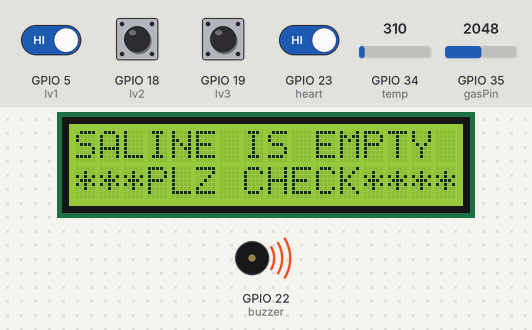
This sketch was run on a simulated ESP32. Shown: 16×2 character LCD, buzzer (waves = sounding, pin HIGH). The test bench sets the inputs (shaded band); at power-on: GPIO 5 (lv1), GPIO 18 (lv2), GPIO 19 (lv3), GPIO 23 (heart) HIGH, GPIO 34 (temp) = 310, GPIO 35 (gasPin) = 2048. WiFi joins after 1.5 s; servers stay silent unless stated; uploads are accepted with an empty reply; random numbers use the default seed unless the sketch sets one; what the sketch prints to the serial monitor is not drawn.

Above: at 5.6 s.
5.7 s: GPIO 23 (heart) driven LOW
At 13.0 s:
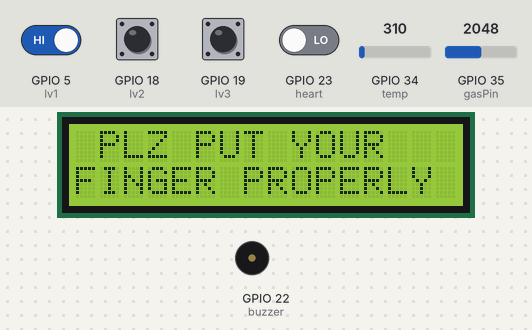
18.7 s: GPIO 34 (temp) set to 505
31.7 s: GPIO 34 (temp) set to 561
At 44.3 s:
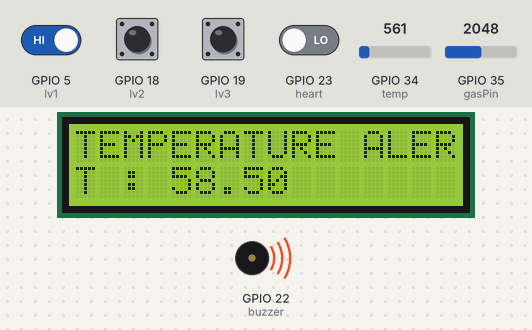
44.7 s: GPIO 23 (heart) driven HIGH
At 52.0 s:
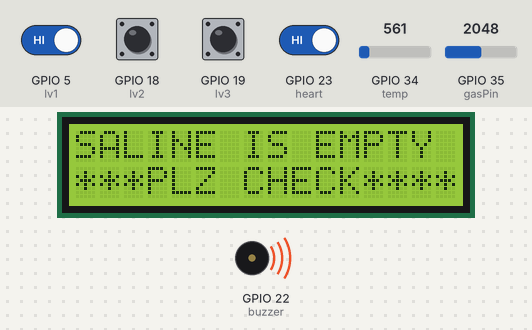
53.1 s: GPIO 5 (lv1) driven LOW
54.6 s: GPIO 34 (temp) set to 527
At 66.1 s:
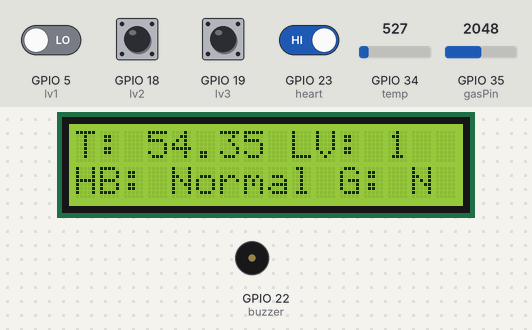
Timing chart, 0 to 67.6 s (numbered marks = the images above; inputs shaded):
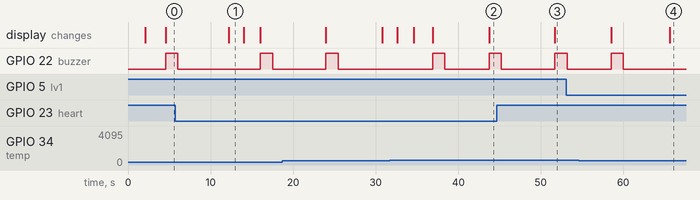

Measured:
- the behaviour switches between 532 and 533 on GPIO 34 (temp) (found by bisection; images 1 and 2)
- after the input at 5.7 s, the display: changes after 6.5 s (image 1)
- what the display in image 1 shows lasts 1.8 s, from 12.2 s to 14.0 s

The sketch:

health_monitoring_with_3_levels_gas_sensor_mtech.ino
```cpp
/*
 * heart patient monitoring system
 *  * hotspot name : project12
 * hotspot possword : project123456
 */

#include <WiFi.h>
#include <HTTPClient.h>
#include <LiquidCrystal.h>
#include <String.h>


LiquidCrystal lcd (15,2,0,4,16,17);

// WiFi parameters to be configured
const char* ssid = "project12"; // Hoofdlettergevoelig
const char* password = "project123456"; // Hoofdlettergevoelig

String a = "http://sms.scubedigi.com/api.php?username=Mydreamacd&password=Mydre@m123&to=9966153790&from=MYDREM&message=";
String msg = "\0";
String r = "http://projectsiot.xyz/IoTProjects/MonitorHealth/upload.php?a=";
String rs = "\0";
#define buzzer 22
#define temp 34
#define gasPin 35
#define heart 23
#define lv1 5
#define lv2 18
#define lv3 19

String hbvalue = "\0";
int gas = 0;
float temp1=0.0;
String G = "\0";
String lv = "\0";
String otp[11] = {"62","72","71","75","97","79","92","79","95","83","99"} ;
unsigned int no = 0;
unsigned hb = 0;
unsigned temp2 = 0;

int flag1 = 0;
int flag2 = 0;
int flag3 = 0;
int flag4 = 0;


void beep()
{
   digitalWrite(buzzer, HIGH);
   delay(1500);
    digitalWrite(buzzer, LOW);
    delay(100);
}
void showprojectname ()
{
  lcd.clear();
    lcd.setCursor(0,0);
    lcd.print("PATIENT HEALTH ");
    lcd.setCursor(0,1);
    lcd.print("MONITORING SYSTEM");
  delay(2000);
}

void setup() {
  // put your setup code here, to run once:
Serial.begin(9600);
  lcd.begin(16,2);

 pinMode(temp,INPUT);
pinMode(buzzer,OUTPUT);
 pinMode(lv1,INPUT);
 pinMode(lv2,INPUT);
 pinMode(lv3,INPUT);
 pinMode(heart,INPUT);
 pinMode(gasPin,INPUT);

showprojectname ();

lcd.clear();
lcd.setCursor(0,0);
        lcd.print("CONNECTING--TO");
        lcd.setCursor( 2,1);
         lcd.print(ssid);
         delay(100);

  Serial.print("Bezig met verbinden");
  WiFi.begin(ssid, password); // Connect to WiFi

  // while wifi not connected yet, print '.'
  // then after it connected, get out of the loop
  while (WiFi.status() != WL_CONNECTED) {
     delay(500);
     Serial.print(".");
  }

  // Verbonden.
  Serial.println("OK!");

  // Access Point (SSID).
  Serial.print("SSID: ");
  Serial.println(WiFi.SSID());

  // IP adres.
  Serial.print("IP: ");
  Serial.println(WiFi.localIP());
Serial.println("state---------------1");
  // Signaalsterkte.
  long rssi = WiFi.RSSI();
  Serial.print("Signaal sterkte (RSSI): ");
  Serial.print(rssi);
  Serial.println(" dBm");
  Serial.println("");

Serial.print("A = "); Serial.println("http://projectsiot.xyz/IoTProjects/PatientHealth/upload.php?a=U&b=86&c=L");
if(WiFi.status()== WL_CONNECTED){ //Check WiFi connection status

    HTTPClient http; //Declare an object of class HTTPClient

  http.begin("http://projectsiot.xyz/IoTProjects/MonitorHealth/upload.php?a=U");

int httpCode = http.GET(); //Send the request
    if (httpCode > 0) { //Check the returning code
      String payload = http.getString(); //Get the request response payload
      Serial.println(payload); //Print the response payload
    }
    http.end(); //Close connection

delay(500);
}
/*
Serial.println("sending welcome message............");

 if(WiFi.status()== WL_CONNECTED){ //Check WiFi connection status

    HTTPClient http; //Declare an object of class HTTPClient
 //  http.begin("http://sms.scubedigi.com/api.php?username=Mydreamacd&password=Mydre@m123&to=9652490222&from=MYDREM&message=KIT%20STARTED"); //Specify request destination


int httpCode = http.GET(); //Send the request
    if (httpCode > 0) { //Check the returning code
      String payload = http.getString(); //Get the request response payload
      Serial.println(payload); //Print the response payload
    }
    http.end(); //Close connection

delay(4000);
}
*/
}

void loop() {

 hbvalue = "\0";

  G = "N";
 no = random(11);

temp2 = analogRead(temp); //read data from analog pin A1.
float V=temp2*(5/(4095.00)); //conversion of analog voltage to digital voltage.
  temp1=V*100; //temperature in centigrade scale.

temp1 = temp1 - 10;
Serial.print("temperature is = "); Serial.println(temp1);
delay(50);

gas = analogRead(gasPin);

Serial.print("gas = "); Serial.println(gas);

//Serial.print("button = "); Serial.println(digitalRead(button));

Serial.print("button = "); Serial.println(digitalRead(heart));


Serial.println("lv1="+String(digitalRead(lv1)));
Serial.println("lv2="+String(digitalRead(lv2)));
Serial.println("lv3="+String(digitalRead(lv3)));

if ((digitalRead(lv1)==LOW)&&(digitalRead(lv2)==LOW)&&(digitalRead(lv3)==LOW))
{
  Serial.println("level - 3");
  lv= "3";
  flag1 = 0;
}
else if ((digitalRead(lv1)==LOW)&&(digitalRead(lv2)==LOW)&&(digitalRead(lv3)==HIGH))
{
  Serial.println("level - 2");
  lv= "2";
  flag1 = 0;
}
else if ((digitalRead(lv1)==LOW)&&(digitalRead(lv2)==HIGH)&&(digitalRead(lv3)==HIGH))
{
  Serial.println("level - 1");
  lv= "1";
  flag1 = 0;
}


else if ((digitalRead(lv1)==HIGH)&&(digitalRead(lv2)==HIGH)&&(digitalRead(lv3)==HIGH))
{
  lv = "0";
  Serial.println("level - 0");
  lcd.clear();
    lcd.setCursor(0,0);
    lcd.print("SALINE IS EMPTY     ");
    lcd.setCursor(0,1);
    lcd.print("***PLZ CHECK****");
    beep ();
    if (flag1 == 0)
    {
      flag1 = 1;
msg = a + "SALINE%20EMPTY%20PLEASE%20CHECK";
sendsms ();
    }
rs = r + String(temp1)+"&b="+String(hb)+"&c="+lv+"&d="+G;
send2server ();
delay(5000);
}
if(temp1>55)
{
Serial.println("****** temperature alert *********");
lcd.clear();
    lcd.setCursor(0,0);
    lcd.print("TEMPERATURE ALERT");
    lcd.setCursor(0,1);
    lcd.print("T : "+String(temp1));
    beep ();
    if (flag2 == 0)
    {
      flag2 = 1;
msg = a + "TEMPERATURE%20ALERT%20PLEASE%20CHECK";
 sendsms ();
    }
rs = r + String(temp1)+"&b="+String(hb)+"&c="+lv+"&d="+G;
send2server ();
delay(5000);

}
if(gas>3000)
{
  G = "Y";
Serial.println("****** GAS alert *********");
lcd.clear();
    lcd.setCursor(0,0);
    lcd.print("GAS ALERT");
    lcd.setCursor(0,1);
    lcd.print("***PLZ CHECK****");
    beep ();
if (flag3 == 0)
{
  flag3 = 1;
msg = a + "GAS%20ALERT%20PLEASE%20CHECK";
 sendsms ();
}
rs = r + String(temp1)+"&b="+String(hb)+"&c="+lv+"&d="+G;
send2server ();
delay(5000);

}
if (!(digitalRead(heart)))
{
  lcd.clear();
     lcd.setCursor(0,0);
    lcd.print(" PLZ PUT YOUR  ");
      lcd.setCursor(0,1);
    lcd.print("FINGER PROPERLY");
    delay(1800);
    lcd.clear();
    lcd.setCursor(0,0);
    lcd.print("CALCULATING.....");
  delay(2000);

  hb = otp[no].toInt();
 Serial.print("otp is = "); Serial.println(hb);

  if ((hb>95)||(hb<70))
  {
Serial.println("****** heart alert *********");
    lcd.clear();
  lcd.print("HEART BEAT ALERT");
    lcd.setCursor(0,1);
    lcd.print("HB = ");
    lcd.setCursor(6,1);
    lcd.print(hb);
beep ();
if(flag4 == 0)
{
  flag4 = 1;
msg = a + "HEART%20BEAT%20ALERT%20PLEASE%20CHECK";
 sendsms ();
}
rs = r + String(temp1)+"&b="+String(hb)+"&c="+lv+"&d="+G;
send2server ();
delay(5000);
}
  else
  {
  hbvalue = "\0";
  flag4 = 0;
  lcd.clear();
  lcd.print("HEART BEAT NORMAL");
    lcd.setCursor(0,1);
    lcd.print("H BEAT = ");
    lcd.setCursor(10,1);
    lcd.print(hb);
  delay(2000);

  }

}
if((digitalRead(heart)==HIGH)&&(temp1<55)&&(lv!="0")&&(G=="N"))
{
  flag2 = 0;
  flag3 = 0;
  flag4 = 0;

    lcd.clear();
    lcd.setCursor(0,0);
    lcd.print("T: ");
    lcd.setCursor(3,0);
    lcd.print(temp1);
    lcd.setCursor(9,0);
    lcd.print("LV: ");
    lcd.setCursor(13,0);
    lcd.print(lv);
    lcd.setCursor(0,1);
    lcd.print("HB: Normal");
    lcd.setCursor(11,1);
    lcd.print("G: "+String(G));
  delay(500);
}

rs = r + String(temp1)+"&b="+String(hb)+"&c="+lv+"&d="+G;
send2server ();
}// loop

void send2server ()
{
Serial.print("A = "); Serial.println(rs);
if(WiFi.status()== WL_CONNECTED){ //Check WiFi connection status

    HTTPClient http; //Declare an object of class HTTPClient
   // http.begin("http://sms.scubedigi.com/api.php?username=Mydreamacd&password=Mydre@m123&to=9063779181&from=MYDREM&message=RJANED;LKSDF"); //Specify request destination

  //http.begin("http://projectsiot.xyz/IoTProjects/SchoolChildSecurity/childupdate.php?a=U&b=Y");
http.begin(rs);

int httpCode = http.GET(); //Send the request
    if (httpCode > 0) { //Check the returning code
      String payload = http.getString(); //Get the request response payload
      Serial.println(payload); //Print the response payload
    }
    http.end(); //Close connection

delay(10);
}


}

void sendsms ()
{
Serial.println("sending welcome message............");
 Serial.println(msg);
 if(WiFi.status()== WL_CONNECTED){ //Check WiFi connection status

    HTTPClient http; //Declare an object of class HTTPClient
//   http.begin("http://sms.scubedigi.com/api.php?username=Mydreamacd&password=Mydre@m123&to=9652490222&from=MYDREM&message=");
   http.begin(msg);

int httpCode = http.GET(); //Send the request
    if (httpCode > 0) { //Check the returning code
      String payload = http.getString(); //Get the request response payload
      Serial.println(payload); //Print the response payload
    }
    http.end(); //Close connection

delay(500);
}
}
```
